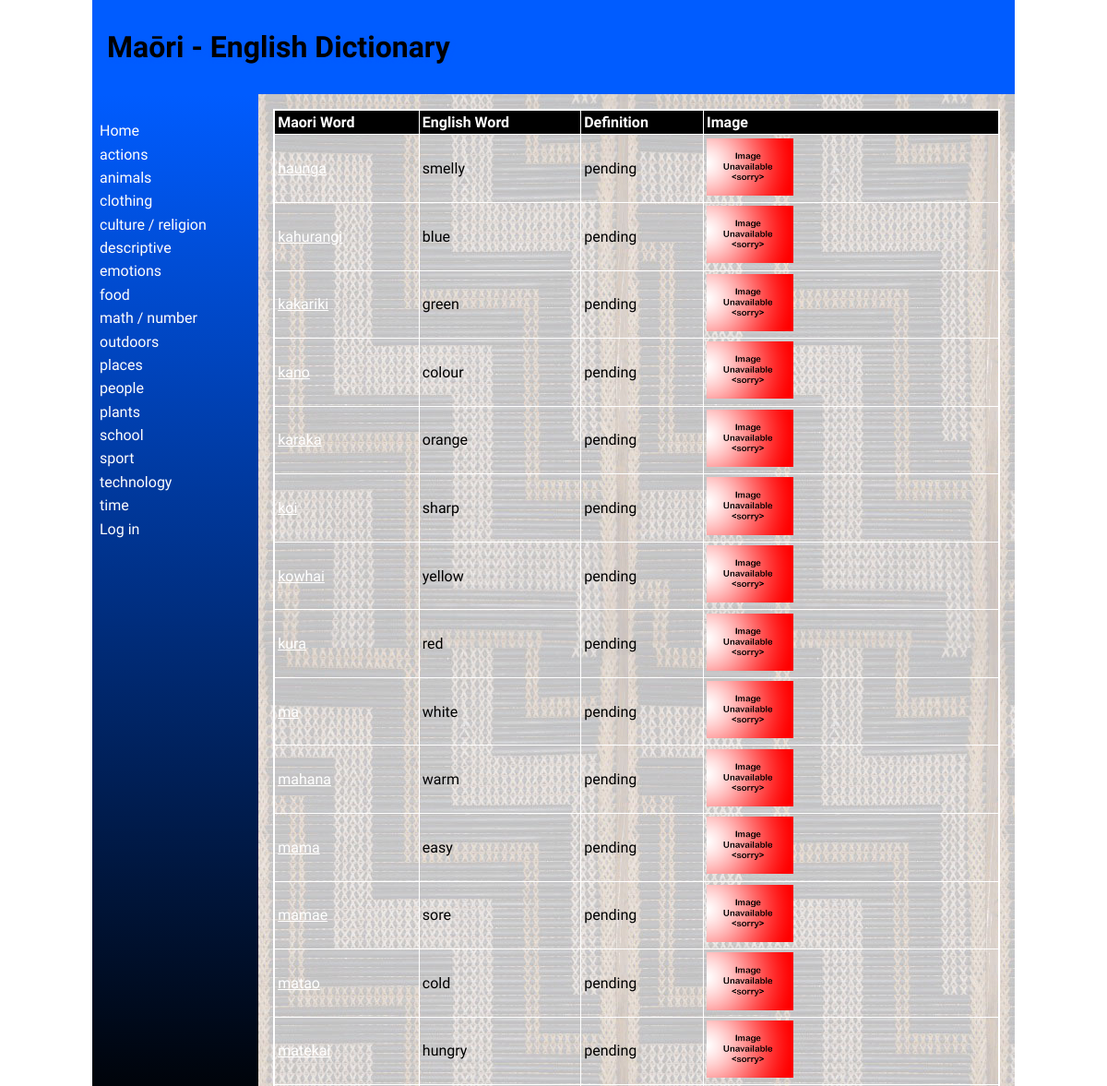
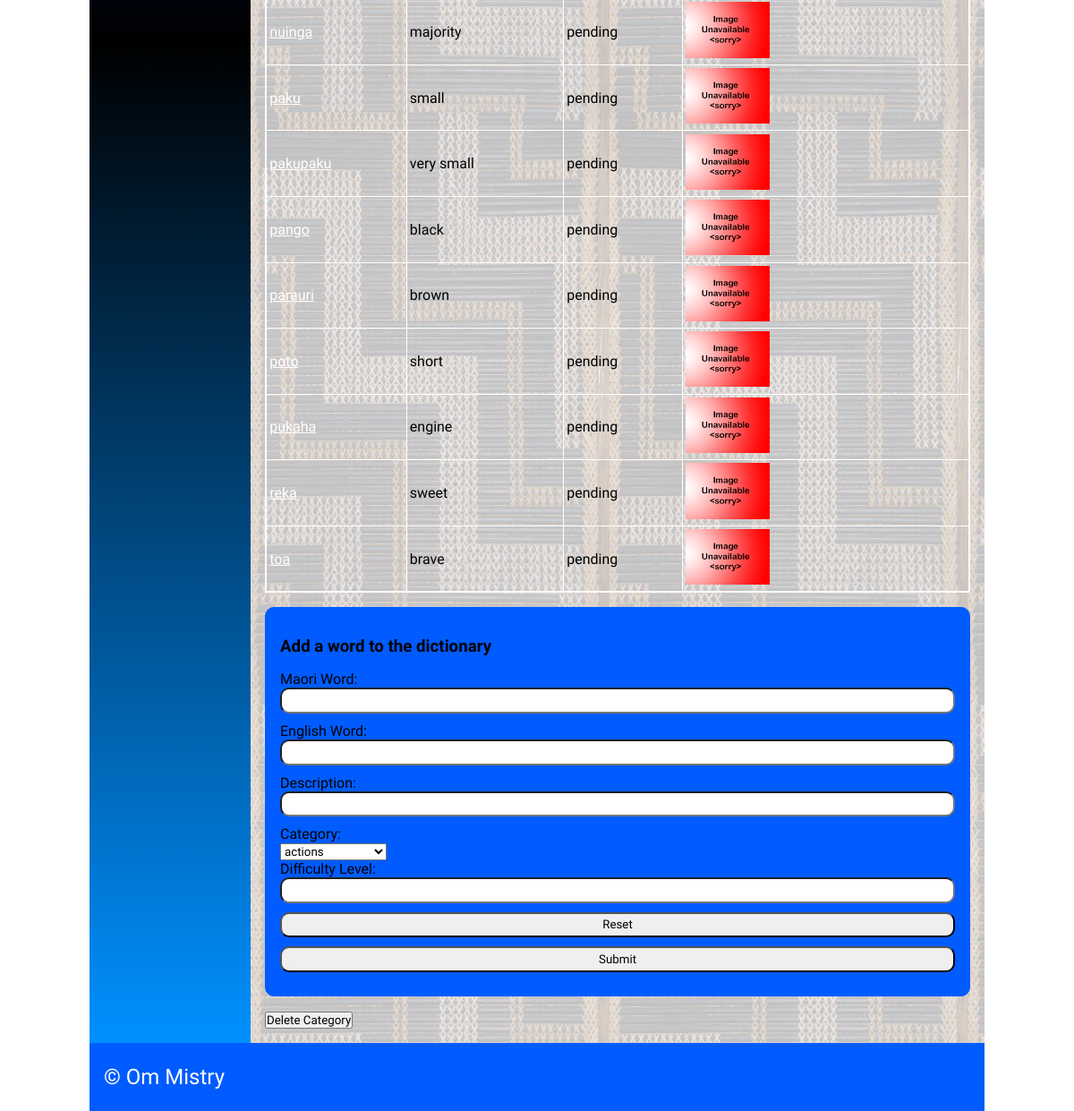
Page /categories/5 on the committed database (2 pictures, top to bottom).
### tables this page shows
CREATE TABLE "category"
(
	id INTEGER
		constraint category_pk
			primary key autoincrement,
	category_name varchar(69) not null
);

CREATE TABLE "words"
(
	maori varchar(69),
	english varchar(69),
	category integer,
	definition varchar(100),
	levels integer,
	images varchar(69),
	id integer
		constraint words_pk
			primary key autoincrement,
	date_added integer default 0
, user_id integer);

### app.py (the view, shortened to what this page needs)
@app.route('/categories/<cat_id>', methods=["POST", "GET"])
def render_categorypage(cat_id):
    con = create_connection(DB_NAME)
    query = "SELECT id, maori, english, definition, levels, images FROM words WHERE category=?" \
            "ORDER BY maori ASC"
    cur = con.cursor()
    cur.execute(query, (int(cat_id),))
    definition = cur.fetchall()
    print(definition)
    con.close()
    return render_template('words.html', definitions=definition, logged_in=is_logged_in(), deleting=intention("delete"),
                           categories=fetch_categories(), category=cat_id)

### app.py (called while the page is built)
def intention(button):
    if button in request.form:
        return True
    else:
        return False

def create_connection(db_file):
    try:
        connection = sqlite3.connect(db_file)
        return connection
    except Error as e:
        print(e)
    return None

def fetch_categories():
    con = create_connection(DB_NAME)
    query = "SELECT id, category_name FROM category"
    cur = con.cursor()
    cur.execute(query)
    categories = cur.fetchall()
    con.close()
    return categories

def is_logged_in():
    if session.get("email") is None:
        print("you are not logged in")
        return False
    else:
        print("you are logged in")
        return True

### templates/words.html (shortened to what this page needs)
{% extends 'base.html' %}
{% block heading %}Maōri - English Dictionary{% endblock %}
{% block main %}
    <table>
        <tr>
            <th>Maori Word</th>
            <th>English Word</th>
            <th>Definition</th>
            <th>Image</th>
        </tr>
        {% for definition in definitions %}
            <tr>
                <td><a href="/detail/{{ definition[0] }}">{{ definition[1] }}</a></td>
                <td>{{ definition[2] }}</td>
                <td>{{ definition[3] }}</td>
                <td>
                    <img style="width:30%;" src="/static/images/{{ definition[5] }}" type="images/jpg"/>
                </td>
            </tr>
        {% endfor %}
    </table>
    <form class="dataForm" method="POST">
        <h3>Add a word to the dictionary</h3>
        <div class="form-group">
            <div class="form-label"><label for="maoriword">Maori Word:</label></div>
            <div class="form-element"><input type="text" name="maoriword" id="maoriword" required></div>
        </div>
        <div class="form-group">
            <div class="form-label"><label for="englishword">English Word:</label></div>
            <div class="form-element"><input type="text" name="englishword" id="englishword" required></div>
        </div>
        <div class="form-group">
            <div class="form-label"><label for="description">Description:</label></div>
            <div class="form-element"><input type="text" name="description" id="description" min="9" max="13" step="1" required></div>
        </div>
        <div class="form-group">
                <div class="form-label"><label for="Category">Category:</label></div>
                <div class="form-element">
                    <select name="Category" id='Category'>
                        {% for category in categories %}
                            <option value="{{ category[0] }}">{{ category[1] }}</option>
                        {% endfor %}
                    </select>
                </div>
            </div>
        <div class="form-group">
            <div class="form-label"><label for="difficultylevel">Difficulty Level:</label></div>
            <div class="form-element"><input type="number" name="difficulty Level" id="difficultylevel" min="1" max="999" step="1" required></div>
        </div>
        <div class="form-group">
            <div class="form-element"><input type="reset"></div>
        </div>
        <div class="form-group">
            <div class="form-element"><input type="submit"></div>
        </div>
    </form>
    <form method="POST">
    {% if deleting %}
        <div class="form-element">Are you sure?<input type="submit" name="delete_confirm" value="Yes">/<input type="submit" value="No"></div>
    {% else %}
    <div class="form-element">
         <input type="submit" name="delete" value="Delete Category">
    </div>
    </form>
    {% endif %}
{% endblock %}

### templates/base.html (shortened to what this page needs)
<!doctype html>
<html lang="en">
<head>
   <link href="{{ url_for('static', filename='css/style.css') }}" rel="stylesheet">
</head>
<body>
   <div id="container">
      <header>
         <h1>{% block heading %}{% endblock %}</h1>
      </header>
      <nav>
         <ul>
                <li><a href="\">Home</a></li>
                {% for category in categories %}
                <li><a href="/categories/{{ category[0] }}">{{category[1]}}</a></li>
                {% endfor %}
         <li>
             {% if logged_in %}<a href="/logout">Log out</a>{% else %}
             <a href="/login">Log in</a></li>{% endif %}
         </ul>
      </nav>
      <main>
            {% block main%}{% endblock %}
        </main>
      <footer>
         <p>
            &copy; Om Mistry
         </p>
      </footer>
   </div>
</body>
</html>

### static/css/style.css (style rules this page uses)
* { font-family: Comfortaa, sans-serif; margin: 0; padding: 0; box-sizing: border-box; }
#container { display: grid; grid-template-columns: 75px auto; grid-template-areas: 'nav header' 'main main' 'footer footer'; }
header { grid-area: header; background-color: #005cff; padding: 1rem; }
nav { grid-area: nav; }
main { grid-area: main; padding: 1rem; background-color: #005cff; }
h1, h2, h3, h4 { padding: 1rem 0; font-family: 'Suez One', serif; color: #000000; text-shadow: 2px 2px 4px #005cff; }
p { padding: 0.5rem 0; }
a { color: #ffffff; }
.dataForm { margin: 1rem 0; border: 1px solid #005cff; padding: 1rem; background-color: #005cff; border-radius: 10px; }
.dataForm input, textarea { width: 100%; border-radius: 10px; padding: 0.3rem; margin-bottom: 10px; }
table { width: 100%; border: 2px solid #ffffff; border-collapse: collapse; }
th, td { border: 1px solid #ffffff; padding: 0.2rem; text-align: left; }
th { background-color: #000000; color: #ffffff; }
footer { grid-area: footer; padding: 1rem; background-color: #005cff; }
footer p { color: #ffffff; text-shadow: 2px 2px 4px #005cff; font-size: 1.5rem; }
@media only screen and (min-width: 768px) { #container { grid-template-columns: 180px auto; grid-template-areas: 'header header' 'nav main' 'footer footer'; } }
@media only screen and (min-width: 768px) { nav { background: linear-gradient(180deg, rgb(0, 92, 255) 0%, rgb(0, 0, 0) 50%, rgb(0, 144, 255) 100%); padding: 0.5rem; } }
@media only screen and (min-width: 768px) { nav ul { list-style: none; } }
@media only screen and (min-width: 768px) { nav li { padding: 0.2rem 0; } }
@media only screen and (min-width: 768px) { nav a { color: #fdfdfd; text-decoration: none; } }
@media only screen and (min-width: 768px) { main { background-image: url('static/images/poutama.jpg'); } }
@media only screen and (min-width: 1000px) { #container { width: 1000px; margin: auto; } }

### rows in the picture
category: category_name "actions"
category: category_name "animals"
category: category_name "clothing"
category: category_name "culture / religion"
category: category_name "descriptive"
category: category_name "emotions"
category: category_name "food"
category: category_name "math / number"
category: category_name "outdoors"
category: category_name "places"
category: category_name "people"
category: category_name "plants"
category: category_name "school"
category: category_name "sport"
category: category_name "technology"
category: category_name "time"
words: maori "haunga", english "smelly", definition "pending", images (placeholder picture)
words: maori "kahurangi", english "blue", definition "pending", images (placeholder picture)
words: maori "kakariki", english "green", definition "pending", images (placeholder picture)
words: maori "kano", english "colour", definition "pending", images (placeholder picture)
words: maori "karaka", english "orange", definition "pending", images (placeholder picture)
words: maori "koi", english "sharp", definition "pending", images (placeholder picture)
words: maori "kowhai", english "yellow", definition "pending", images (placeholder picture)
words: maori "kura", english "red", definition "pending", images (placeholder picture)
words: maori "ma", english "white", definition "pending", images (placeholder picture)
words: maori "mahana", english "warm", definition "pending", images (placeholder picture)
words: maori "mama", english "easy", definition "pending", images (placeholder picture)
words: maori "mamae", english "sore", definition "pending", images (placeholder picture)
words: maori "matao", english "cold", definition "pending", images (placeholder picture)
words: maori "matekai", english "hungry", definition "pending", images (placeholder picture)
words: maori "nuinga", english "majority", definition "pending", images (placeholder picture)
words: maori "paku", english "small", definition "pending", images (placeholder picture)
words: maori "pakupaku", english "very small", definition "pending", images (placeholder picture)
words: maori "pango", english "black", definition "pending", images (placeholder picture)
words: maori "parauri", english "brown", definition "pending", images (placeholder picture)
words: maori "poto", english "short", definition "pending", images (placeholder picture)
words: maori "pukaha", english "engine", definition "pending", images (placeholder picture)
words: maori "reka", english "sweet", definition "pending", images (placeholder picture)
words: maori "toa", english "brave", definition "pending", images (placeholder picture)

### other values in the picture
form field Category "actions"
